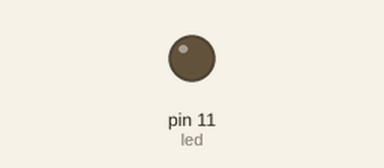
The sketch below on a simulated Arduino Uno, built with avr-gcc and run on an emulated ATmega328P. Shown: output pins drawn as LEDs (lit = HIGH).

Above: at 0.05 s.
At 9.55 s:
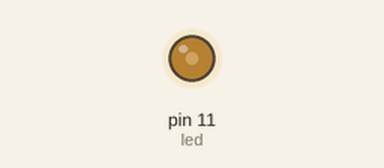
At 19.95 s:
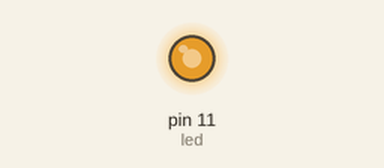
At 39.95 s:
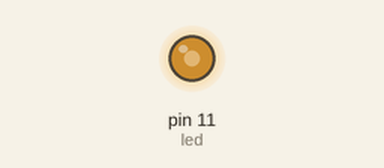
Timing chart, 0 to 40.0 s (numbered marks = the images above):
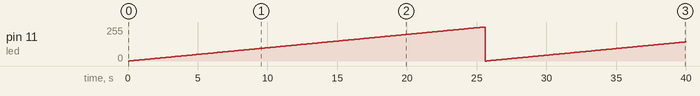

Measured:
- by itself, pin 11 (led): 0/255 → 1/255 at 0.10 s, → 2/255 0.10 s later, → 3/255 0.10 s later, → 4/255 0.10 s later, … (399 changes in this stretch)

The sketch:

led_millis.ino
```cpp
int led = 11;
unsigned long timevar;
void setup() {
  // put your setup code here, to run once:
  pinMode(led,OUTPUT);

}

void loop() {
  // put your main code here, to run repeatedly:
  timevar = millis();
  analogWrite(led, timevar/100);
  //Muc dich chia 100 la de no quay tua xoay vong
  //lai tranh rui ro so lon qua va truong hop dung
  //het gia tri so cap cho gia tri xuat analog
}
```
